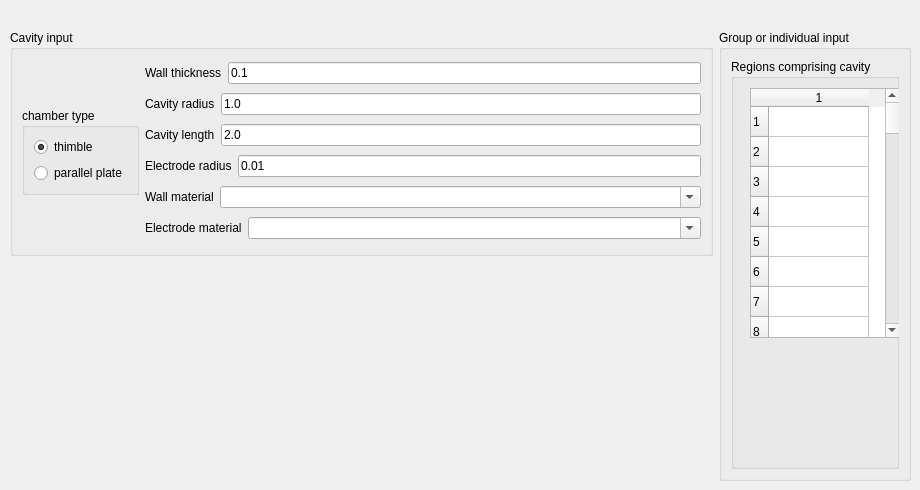
     <widget class="QWidget" name="CItab">
      <attribute name="title">
       <string>Cavity</string>
      </attribute>
      <widget class="QWidget" name="layoutWidget">
       <property name="geometry">
        <rect>
         <x>10</x>
         <y>30</y>
         <width>901</width>
         <height>451</height>
        </rect>
       </property>
       <layout class="QHBoxLayout" name="horizontalLayout_6">
        <item>
         <layout class="QVBoxLayout" name="verticalLayout_7">
          <item>
           <widget class="QGroupBox" name="cavityGroupBox">
            <property name="toolTip">
             <string>Define cavity geometry.</string>
            </property>
            <property name="whatsThis">
             <string>Define cavity geometry.</string>
            </property>
            <property name="title">
             <string>Cavity input</string>
            </property>
            <layout class="QHBoxLayout" name="horizontalLayout_4">
             <item>
              <layout class="QHBoxLayout" name="horizontalLayout_3">
               <item>
                <layout class="QVBoxLayout" name="verticalLayout_6">
                 <item>
                  <spacer name="verticalSpacer">
                   <property name="orientation">
                    <enum>Qt::Vertical</enum>
                   </property>
                   <property name="sizeHint" stdset="0">
                    <size>
                     <width>20</width>
                     <height>40</height>
                    </size>
                   </property>
                  </spacer>
                 </item>
                 <item>
                  <widget class="QGroupBox" name="ButtonGroup25">
                   <property name="sizePolicy">
                    <sizepolicy hsizetype="Maximum" vsizetype="Preferred">
                     <horstretch>0</horstretch>
                     <verstretch>0</verstretch>
                    </sizepolicy>
                   </property>
                   <property name="title">
                    <string>chamber type</string>
                   </property>
                   <layout class="QVBoxLayout" name="verticalLayout_4">
                    <item>
                     <widget class="QRadioButton" name="thimbleRadioButton">
                      <property name="text">
                       <string>thimble</string>
                      </property>
                      <property name="checked">
                       <bool>true</bool>
                      </property>
                     </widget>
                    </item>
                    <item>
                     <widget class="QRadioButton" name="parallelplateRadioButton">
                      <property name="text">
                       <string>parallel plate</string>
                      </property>
                      <property name="checked">
                       <bool>false</bool>
                      </property>
                     </widget>
                    </item>
                   </layout>
                  </widget>
                 </item>
                 <item>
                  <spacer name="verticalSpacer_2">
                   <property name="orientation">
                    <enum>Qt::Vertical</enum>
                   </property>
                   <property name="sizeHint" stdset="0">
                    <size>
                     <width>20</width>
                     <height>40</height>
                    </size>
                   </property>
                  </spacer>
                 </item>
                </layout>
               </item>
               <item>
                <layout class="QVBoxLayout" name="verticalLayout_5">
                 <item>
                  <layout class="QHBoxLayout">
                   <item>
                    <widget class="QLabel" name="wallLabel">
                     <property name="text">
                      <string>Wall thickness</string>
                     </property>
                     <property name="wordWrap">
                      <bool>false</bool>
                     </property>
                    </widget>
                   </item>
                   <item>
                    <widget class="QLineEdit" name="wallthickEdit">
                     <property name="text">
                      <string>0.1</string>
                     </property>
                    </widget>
                   </item>
                  </layout>
                 </item>
                 <item>
                  <layout class="QHBoxLayout">
                   <item>
                    <widget class="QLabel" name="cavradLabel">
                     <property name="text">
                      <string>Cavity radius</string>
                     </property>
                     <property name="wordWrap">
                      <bool>false</bool>
                     </property>
                    </widget>
                   </item>
                   <item>
                    <widget class="QLineEdit" name="cavradEdit">
                     <property name="text">
                      <string>1.0</string>
                     </property>
                    </widget>
                   </item>
                  </layout>
                 </item>
                 <item>
                  <layout class="QHBoxLayout">
                   <item>
                    <widget class="QLabel" name="cavlenLabel">
                     <property name="text">
                      <string>Cavity length</string>
                     </property>
                     <property name="wordWrap">
                      <bool>false</bool>
                     </property>
                    </widget>
                   </item>
                   <item>
                    <widget class="QLineEdit" name="cavlenEdit">
                     <property name="text">
                      <string>2.0</string>
                     </property>
                    </widget>
                   </item>
                  </layout>
                 </item>
                 <item>
                  <layout class="QHBoxLayout">
                   <item>
                    <widget class="QLabel" name="electradLabel">
                     <property name="text">
                      <string>Electrode radius</string>
                     </property>
                     <property name="wordWrap">
                      <bool>false</bool>
                     </property>
                    </widget>
                   </item>
                   <item>
                    <widget class="QLineEdit" name="electradEdit">
                     <property name="text">
                      <string>0.01</string>
                     </property>
                    </widget>
                   </item>
                  </layout>
                 </item>
                 <item>
                  <layout class="QHBoxLayout">
                   <item>
                    <widget class="QLabel" name="wallmaterialLabel">
                     <property name="text">
                      <string>Wall material</string>
                     </property>
                     <property name="wordWrap">
                      <bool>false</bool>
                     </property>
                    </widget>
                   </item>
                   <item>
                    <widget class="QComboBox" name="wallmaterialComboBox">
                     <property name="sizePolicy">
                      <sizepolicy hsizetype="Expanding" vsizetype="Fixed">
                       <horstretch>0</horstretch>
                       <verstretch>0</verstretch>
                      </sizepolicy>
                     </property>
                     <property name="editable">
                      <bool>true</bool>
                     </property>
                     <property name="insertPolicy">
                      <enum>QComboBox::InsertAtTop</enum>
                     </property>
                     <property name="autoCompletion">
                      <bool>true</bool>
                     </property>
                    </widget>
                   </item>
                  </layout>
                 </item>
                 <item>
                  <layout class="QHBoxLayout">
                   <item>
                    <widget class="QLabel" name="electrmatLabel">
                     <property name="text">
                      <string>Electrode material</string>
                     </property>
                     <property name="wordWrap">
                      <bool>false</bool>
                     </property>
                    </widget>
                   </item>
                   <item>
                    <widget class="QComboBox" name="electrmatComboBox">
                     <property name="sizePolicy">
                      <sizepolicy hsizetype="Expanding" vsizetype="Fixed">
                       <horstretch>0</horstretch>
                       <verstretch>0</verstretch>
                      </sizepolicy>
                     </property>
                     <property name="editable">
                      <bool>true</bool>
                     </property>
                     <property name="insertPolicy">
                      <enum>QComboBox::InsertAtTop</enum>
                     </property>
                     <property name="autoCompletion">
                      <bool>true</bool>
                     </property>
                    </widget>
                   </item>
                  </layout>
                 </item>
                </layout>
               </item>
              </layout>
             </item>
            </layout>
           </widget>
          </item>
          <item>
           <spacer name="verticalSpacer_3">
            <property name="orientation">
             <enum>Qt::Vertical</enum>
            </property>
            <property name="sizeHint" stdset="0">
             <size>
              <width>20</width>
              <height>40</height>
             </size>
            </property>
           </spacer>
          </item>
         </layout>
        </item>
        <item>
         <widget class="QGroupBox" name="gr_indGroupBox">
          <property name="toolTip">
           <string/>
          </property>
          <property name="title">
           <string>Group or individual input</string>
          </property>
          <layout class="QHBoxLayout" name="horizontalLayout_5">
           <item>
            <widget class="QGroupBox" name="GroupBox56">
             <property name="title">
              <string>Regions comprising cavity</string>
             </property>
             <widget class="QTableWidget" name="cavTable">
              <property name="geometry">
               <rect>
                <x>19</x>
                <y>29</y>
                <width>150</width>
                <height>250</height>
               </rect>
              </property>
              <property name="rowCount">
               <number>50</number>
              </property>
              <property name="columnCount">
               <number>1</number>
              </property>
              <row>
               <property name="text">
                <string>1</string>
               </property>
              </row>
              <row>
               <property name="text">
                <string>2</string>
               </property>
              </row>
              <row>
               <property name="text">
                <string>3</string>
               </property>
              </row>
              <row>
               <property name="text">
                <string>4</string>
               </property>
              </row>
              <row>
               <property name="text">
                <string>5</string>
               </property>
              </row>
              <row>
               <property name="text">
                <string>6</string>
               </property>
              </row>
              <row>
               <property name="text">
                <string>7</string>
               </property>
              </row>
              <row>
               <property name="text">
                <string>8</string>
               </property>
              </row>
              <row>
               <property name="text">
                <string>9</string>
               </property>
              </row>
              <row>
               <property name="text">
                <string>10</string>
               </property>
              </row>
              <row>
               <property name="text">
                <string>11</string>
               </property>
              </row>
              <row>
               <property name="text">
                <string>12</string>
               </property>
              </row>
              <row>
               <property name="text">
                <string>13</string>
               </property>
              </row>
              <row>
               <property name="text">
                <string>14</string>
               </property>
              </row>
              <row>
               <property name="text">
                <string>15</string>
               </property>
              </row>
              <row>
               <property name="text">
                <string>16</string>
               </property>
              </row>
              <row>
               <property name="text">
                <string>17</string>
               </property>
              </row>
              <row>
               <property name="text">
                <string>18</string>
               </property>
              </row>
              <row>
               <property name="text">
                <string>19</string>
               </property>
              </row>
              <row>
               <property name="text">
                <string>20</string>
               </property>
              </row>
              <row>
               <property name="text">
                <string>21</string>
               </property>
              </row>
              <row>
               <property name="text">
                <string>22</string>
               </property>
              </row>
              <row>
               <property name="text">
                <string>23</string>
               </property>
              </row>
              <row>
               <property name="text">
                <string>24</string>
               </property>
              </row>
              <row>
               <property name="text">
                <string>25</string>
               </property>
              </row>
              <row>
               <property name="text">
                <string>26</string>
               </property>
              </row>
              <row>
               <property name="text">
                <string>27</string>
               </property>
              </row>
              <row>
               <property name="text">
                <string>28</string>
               </property>
              </row>
              <row>
               <property name="text">
                <string>29</string>
               </property>
              </row>
              <row>
               <property name="text">
                <string>30</string>
               </property>
              </row>
              <row>
               <property name="text">
                <string>31</string>
               </property>
              </row>
              <row>
               <property name="text">
                <string>32</string>
               </property>
              </row>
              <row>
               <property name="text">
                <string>33</string>
               </property>
              </row>
              <row>
               <property name="text">
                <string>34</string>
               </property>
              </row>
              <row>
               <property name="text">
                <string>35</string>
               </property>
              </row>
              <row>
               <property name="text">
                <string>36</string>
               </property>
              </row>
              <row>
               <property name="text">
                <string>37</string>
               </property>
              </row>
              <row>
               <property name="text">
                <string>38</string>
               </property>
              </row>
              <row>
               <property name="text">
                <string>39</string>
               </property>
              </row>
              <row>
               <property name="text">
                <string>40</string>
               </property>
              </row>
              <row>
               <property name="text">
                <string>41</string>
               </property>
              </row>
              <row>
               <property name="text">
                <string>42</string>
               </property>
              </row>
              <row>
               <property name="text">
                <string>43</string>
               </property>
              </row>
              <row>
               <property name="text">
                <string>44</string>
               </property>
              </row>
              <row>
               <property name="text">
                <string>45</string>
               </property>
              </row>
              <row>
               <property name="text">
                <string>46</string>
               </property>
              </row>
              <row>
               <property name="text">
                <string>47</string>
               </property>
              </row>
              <row>
               <property name="text">
                <string>48</string>
               </property>
              </row>
              <row>
               <property name="text">
                <string>49</string>
               </property>
              </row>
              <row>
               <property name="text">
                <string>50</string>
               </property>
              </row>
              <column>
               <property name="text">
                <string>1</string>
               </property>
              </column>
             </widget>
            </widget>
           </item>
          </layout>
         </widget>
        </item>
       </layout>
      </widget>
     </widget>
